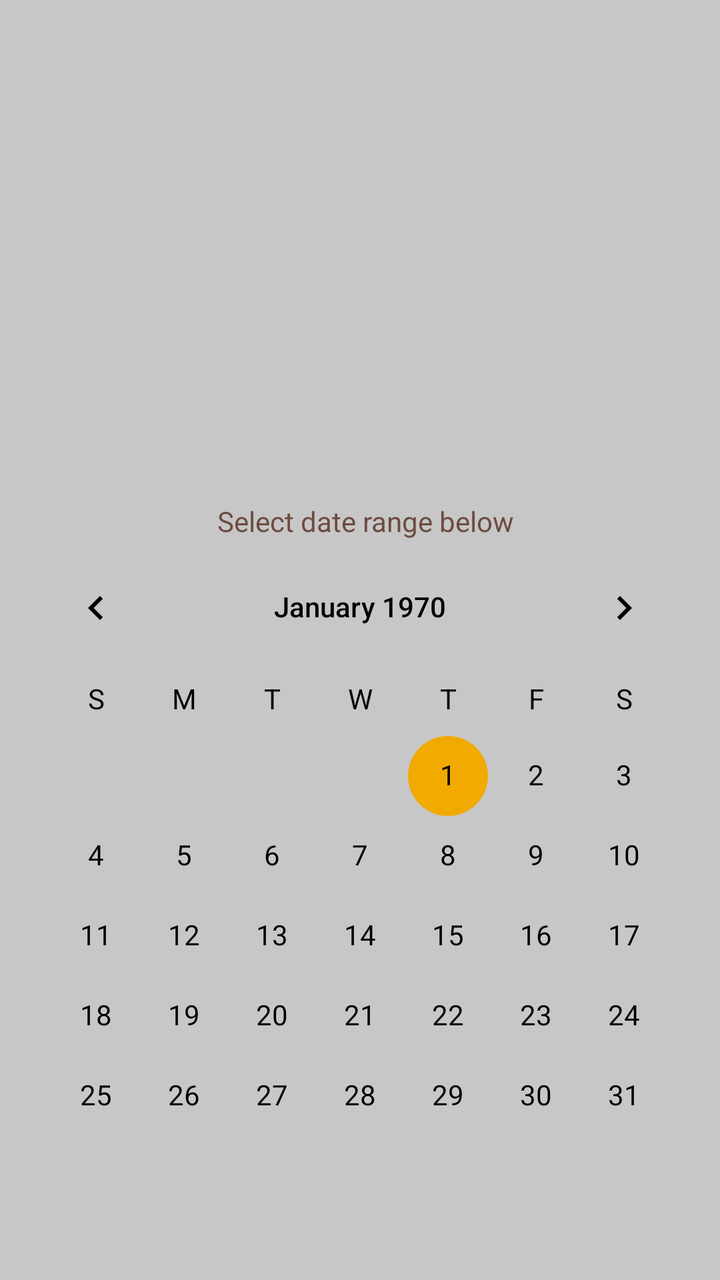
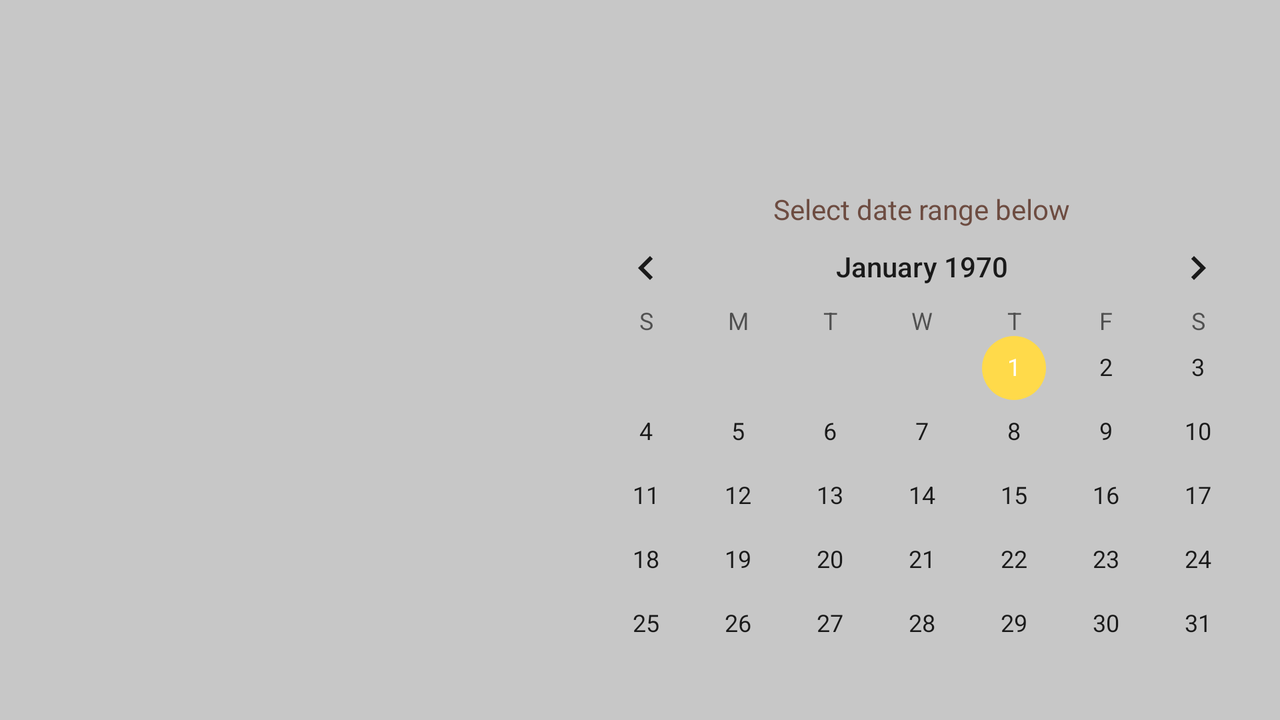

The same Android screen from two of the app's own layout files: first res/layout/ as a phone draws it, then the author's variant for another configuration, drawn on a device whose configuration selects that folder. Both files follow.
<!-- AndroidManifest.xml: application theme Theme.BitcoinAnalyzer -->
<!-- res/layout/activity_main.xml -->
<?xml version="1.0" encoding="utf-8"?>
<androidx.constraintlayout.widget.ConstraintLayout xmlns:android="http://schemas.android.com/apk/res/android"
    xmlns:app="http://schemas.android.com/apk/res-auto"
    xmlns:tools="http://schemas.android.com/tools"
    android:layout_width="match_parent"
    android:layout_height="match_parent"
    android:background="@color/grey2"

    tools:context=".MainActivity">

    <TextView
        android:id="@+id/volumeTv"
        android:layout_width="match_parent"
        android:layout_height="wrap_content"
        android:layout_marginStart="16dp"
        android:layout_marginTop="8dp"
        android:layout_marginEnd="16dp"
        app:layout_constraintEnd_toEndOf="parent"
        app:layout_constraintStart_toStartOf="parent"
        app:layout_constraintTop_toBottomOf="@+id/bearishTv"
        android:textColor="#000000" />

    <TextView
        android:id="@+id/bearishTv"
        android:layout_width="match_parent"
        android:layout_height="wrap_content"
        android:layout_marginStart="16dp"
        android:layout_marginTop="16dp"
        android:layout_marginEnd="16dp"
        app:layout_constraintEnd_toEndOf="parent"
        app:layout_constraintStart_toStartOf="parent"
        app:layout_constraintTop_toBottomOf="@+id/dateTv"
        android:textColor="#000000" />

    <TextView
        android:id="@+id/dateTv"
        android:layout_width="match_parent"
        android:layout_height="wrap_content"
        android:layout_marginStart="16dp"
        android:layout_marginTop="16dp"
        android:layout_marginEnd="16dp"
        android:textColor="#000000"
        android:textSize="14sp"
        android:textStyle="bold"
        app:layout_constraintEnd_toEndOf="parent"
        app:layout_constraintStart_toStartOf="parent"
        app:layout_constraintTop_toTopOf="parent" />

    <TextView
        android:id="@+id/profitTv"
        android:layout_width="match_parent"
        android:layout_height="wrap_content"
        android:layout_marginStart="16dp"
        android:layout_marginTop="8dp"
        android:layout_marginEnd="16dp"
        android:textColor="#000000"
        app:layout_constraintEnd_toEndOf="parent"
        app:layout_constraintStart_toStartOf="parent"
        app:layout_constraintTop_toBottomOf="@+id/volumeTv" />

    <TextView
        android:id="@+id/calendarTv"
        android:layout_width="wrap_content"
        android:layout_height="wrap_content"
        android:text="@string/select_date_range_below"
        android:textColor="#6D4C41"
        app:layout_constraintBottom_toTopOf="@+id/calendarView"
        app:layout_constraintEnd_toEndOf="parent"
        app:layout_constraintStart_toStartOf="@+id/calendarView" />

    <CalendarView
        android:id="@+id/calendarView"
        android:layout_width="wrap_content"
        android:layout_height="wrap_content"
        android:layout_marginBottom="32dp"
        app:layout_constraintBottom_toBottomOf="parent"
        app:layout_constraintEnd_toEndOf="parent"
        app:layout_constraintStart_toStartOf="parent"
        android:theme="@style/CalenderViewCustom"
        android:dateTextAppearance="@style/CalenderViewDateCustomText"
        android:weekDayTextAppearance="@style/CalenderViewWeekCustomText" />

</androidx.constraintlayout.widget.ConstraintLayout>
<!-- resources referenced by this layout -->
<resources>
  <color name="grey2">#c7c7c7</color>
  <string name="select_date_range_below">Select date range below</string>
  <style name="CalenderViewCustom" parent="Theme.AppCompat">
          <item name="colorAccent">@color/orange</item>
          <item name="colorPrimary">@color/black</item>
          <item name="android:textColorPrimary">@color/black</item>
      </style>
  <style name="CalenderViewDateCustomText" parent="android:TextAppearance.DeviceDefault.Small">
          <item name="android:textColor">@color/black</item>
          <item name="android:weekNumberColor">@color/orange</item>
      </style>
  <style name="CalenderViewWeekCustomText" parent="android:TextAppearance.DeviceDefault.Small">
          <item name="android:textColor">@color/black</item>
      </style>
  <style name="Theme.BitcoinAnalyzer" parent="Theme.MaterialComponents.DayNight.DarkActionBar">
          
          <item name="colorPrimary">@color/orange</item>
          <item name="colorPrimaryVariant">@color/dark_orange</item>
          <item name="colorOnPrimary">@color/black</item>
          
          <item name="colorSecondary">@color/yellow</item>
          <item name="colorSecondaryVariant">@color/teal_700</item>
          <item name="colorOnSecondary">@color/black</item>
          
          <item name="android:statusBarColor" tools:targetApi="l">?attr/colorPrimaryVariant</item>
          
      </style>
  <color name="orange">#f2a900</color>
  <color name="black">#FF000000</color>
  <color name="dark_orange">#ba7a00</color>
  <color name="yellow">#ffda4a</color>
  <color name="teal_700">#FF018786</color>
</resources>
<!-- res/layout-land/activity_main.xml (the author's variant of the layout above) -->
<!-- drawn on the phone turned sideways -->
<?xml version="1.0" encoding="utf-8"?>
<androidx.constraintlayout.widget.ConstraintLayout xmlns:android="http://schemas.android.com/apk/res/android"
    xmlns:app="http://schemas.android.com/apk/res-auto"
    xmlns:tools="http://schemas.android.com/tools"
    android:layout_width="match_parent"
    android:layout_height="match_parent"
    android:background="@color/grey2"

    tools:context=".MainActivity">

    <TextView
        android:id="@+id/volumeTv"
        android:layout_width="match_parent"
        android:layout_height="wrap_content"
        android:layout_marginStart="16dp"
        android:layout_marginTop="8dp"
        android:textColor="#000000"
        app:layout_constraintStart_toStartOf="parent"
        app:layout_constraintTop_toBottomOf="@+id/bearishTv" />

    <TextView
        android:id="@+id/bearishTv"
        android:layout_width="match_parent"
        android:layout_height="wrap_content"
        android:layout_marginStart="16dp"
        android:textColor="#000000"
        app:layout_constraintEnd_toStartOf="@+id/calendarView"
        app:layout_constraintStart_toStartOf="parent"
        app:layout_constraintTop_toBottomOf="@+id/dateTv" />

    <TextView
        android:id="@+id/dateTv"
        android:layout_width="0dp"
        android:layout_height="wrap_content"
        android:layout_marginStart="16dp"
        android:textColor="#000000"
        android:textSize="14sp"
        android:textStyle="bold"
        app:layout_constraintStart_toStartOf="parent"
        app:layout_constraintTop_toTopOf="@+id/calendarTv" />

    <TextView
        android:id="@+id/profitTv"
        android:layout_width="match_parent"
        android:layout_height="wrap_content"
        android:layout_marginStart="16dp"
        android:layout_marginTop="8dp"
        android:textColor="#000000"
        app:layout_constraintStart_toStartOf="parent"
        app:layout_constraintTop_toBottomOf="@+id/volumeTv" />

    <TextView
        android:id="@+id/calendarTv"
        android:layout_width="wrap_content"
        android:layout_height="wrap_content"
        android:text="@string/select_date_range_below"
        android:textColor="#6D4C41"
        app:layout_constraintBottom_toTopOf="@+id/calendarView"
        app:layout_constraintEnd_toEndOf="parent"
        app:layout_constraintStart_toStartOf="@+id/calendarView" />

    <CalendarView
        android:id="@+id/calendarView"
        android:layout_width="wrap_content"
        android:layout_height="wrap_content"
        app:layout_constraintBottom_toBottomOf="parent"
        app:layout_constraintEnd_toEndOf="parent" />

</androidx.constraintlayout.widget.ConstraintLayout>
<!-- resources referenced by the variant -->
<!-- as the phone turned sideways resolves them -->
<resources>
  <color name="grey2">#c7c7c7</color>
  <string name="select_date_range_below">Select date range below</string>
  <style name="Theme.BitcoinAnalyzer" parent="Theme.MaterialComponents.DayNight.DarkActionBar">
          
          <item name="colorPrimary">@color/orange</item>
          <item name="colorPrimaryVariant">@color/dark_orange</item>
          <item name="colorOnPrimary">@color/black</item>
          
          <item name="colorSecondary">@color/yellow</item>
          <item name="colorSecondaryVariant">@color/teal_700</item>
          <item name="colorOnSecondary">@color/black</item>
          
          <item name="android:statusBarColor" tools:targetApi="l">?attr/colorPrimaryVariant</item>
          
      </style>
  <color name="orange">#f2a900</color>
  <color name="dark_orange">#ba7a00</color>
  <color name="black">#FF000000</color>
  <color name="yellow">#ffda4a</color>
  <color name="teal_700">#FF018786</color>
</resources>
